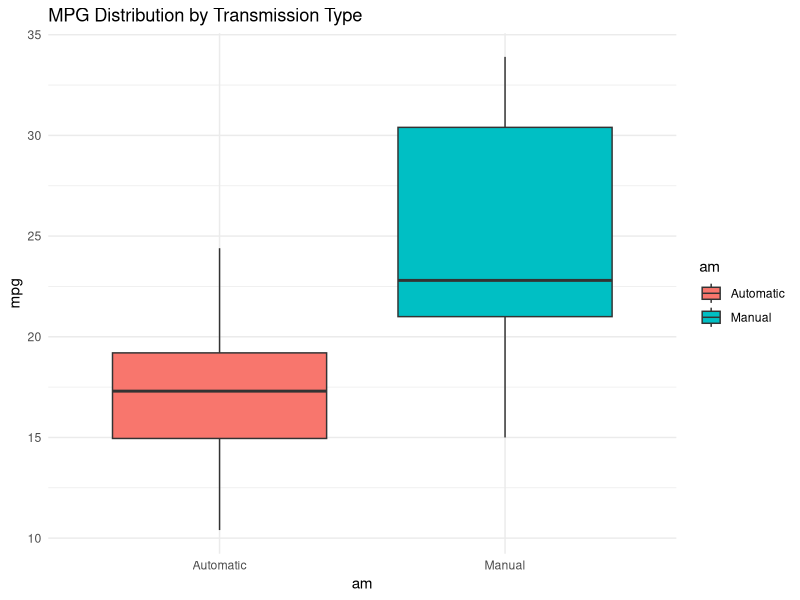
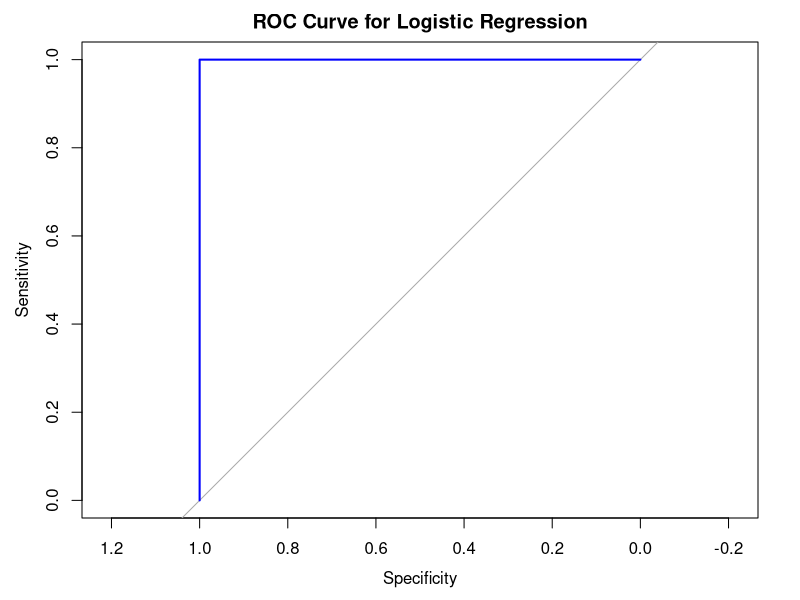

Write the R code that produced these figures, in order.
## ---- chunk 1
knitr::opts_chunk$set(echo = TRUE)
## ---- chunk 2

# Load necessary libraries
library(ggplot2)
library(dplyr)
library(caret)

# Load the built-in mtcars dataset
data(mtcars)

# Convert 'am' to a factor for logistic regression
mtcars$am <- factor(mtcars$am, levels = c(0, 1), labels = c("Automatic", "Manual"))

# View structure of dataset
str(mtcars)
## ---- chunk 3

# Check the distribution of the target variable
table(mtcars$am)

# Visualizing the relationship between transmission type and MPG
ggplot(mtcars, aes(x = am, y = mpg, fill = am)) +
  geom_boxplot() +
  labs(title = "MPG Distribution by Transmission Type") +
  theme_minimal()

## ---- chunk 4

set.seed(123)  # Set seed for reproducibility
trainIndex <- createDataPartition(mtcars$am, p = 0.7, list = FALSE)

train_data <- mtcars[trainIndex, ]
test_data <- mtcars[-trainIndex, ]
## ---- chunk 5

# Fit the logistic regression model
log_model <- glm(am ~ mpg + hp + wt, data = train_data, family = binomial)

# Summary of the model
summary(log_model)

## ---- chunk 6

# Predict on test data
test_data$pred_prob <- predict(log_model, newdata = test_data, type = "response")

# Convert probabilities to class labels (Threshold = 0.5)
test_data$pred_class <- ifelse(test_data$pred_prob > 0.5, "Manual", "Automatic")
test_data$pred_class <- factor(test_data$pred_class, levels = c("Automatic", "Manual"))

# Confusion matrix
confusionMatrix(test_data$pred_class, test_data$am)

## ---- chunk 7

# Compute accuracy
accuracy <- mean(test_data$pred_class == test_data$am)
print(paste("Accuracy:", round(accuracy, 3)))

# ROC Curve and AUC
library(pROC)
roc_curve <- roc(test_data$am, test_data$pred_prob)
plot(roc_curve, col = "blue", main = "ROC Curve for Logistic Regression")
auc(roc_curve)

